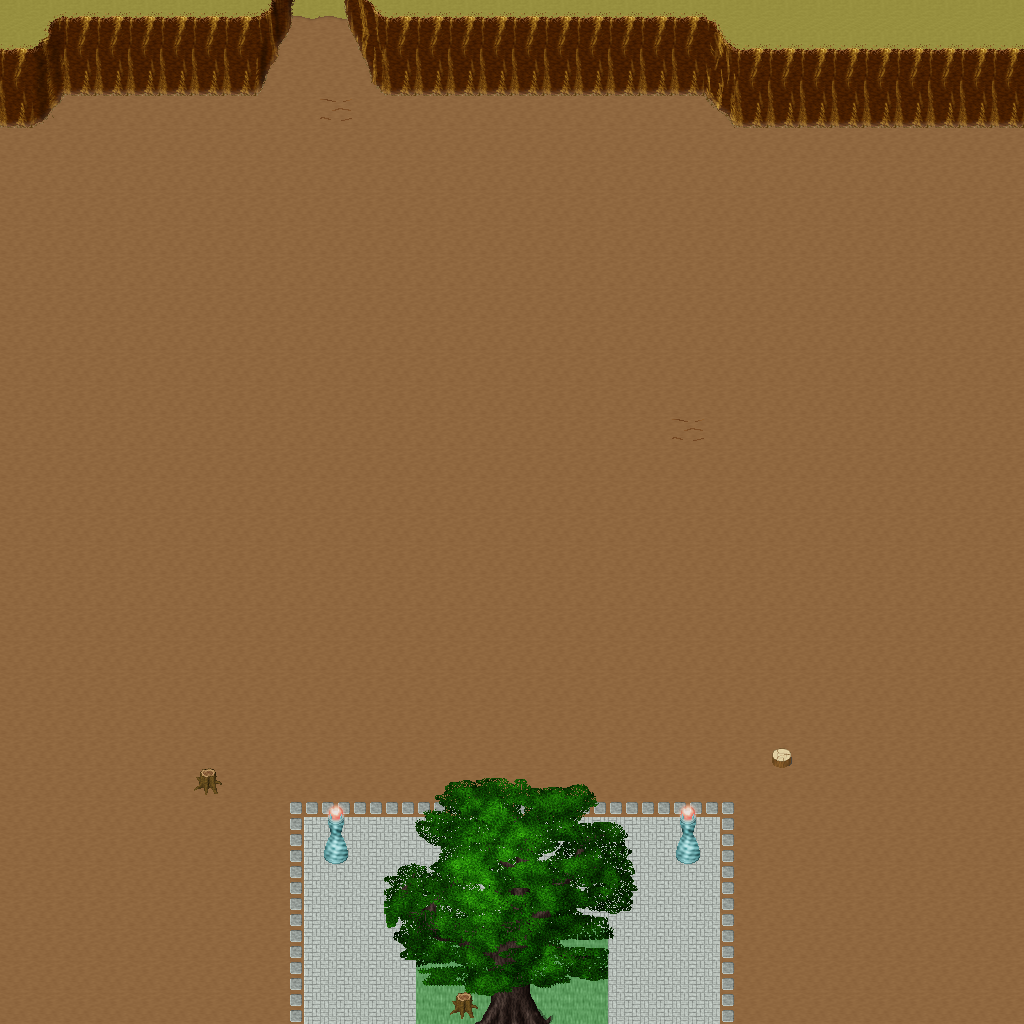

Tiled map render using the project's own tile images. Description and the map definition, with tile-layer contents summarised, below:
An orthogonal 32x32 tile map with 32x32 px tiles, 5 tile layers (Ground, Objects, Objects2, Above, ...), 1 hidden layer not drawn, 37 tilesets.

<map version="1.10" tiledversion="1.11.0" orientation="orthogonal" renderorder="right-down" width="32" height="32" tilewidth="32" tileheight="32" infinite="0" nextlayerid="11" nextobjectid="1">
 <tileset firstgid="1" name="ground_ground" tilewidth="32" tileheight="32" tilecount="33" columns="3">
  <image source="../drawable/ground_ground.png" width="96" height="352" />
 </tileset>
 <tileset firstgid="34" name="ground_ridge_earth_dark" tilewidth="32" tileheight="32" tilecount="96" columns="12">
  <image source="../drawable/ground_ridge_earth_dark.png" width="384" height="256" />
 </tileset>
 <tileset firstgid="130" name="logic_collision" tilewidth="32" tileheight="32" tilecount="1" columns="1">
  <image source="../drawable/logic_collision.png" width="32" height="32" />
 </tileset>
 <tileset firstgid="131" name="logic_portal" tilewidth="32" tileheight="32" tilecount="24" columns="8">
  <image source="../drawable/logic_portal.png" width="256" height="96" />
 </tileset>
 <tileset firstgid="155" name="building_fence_fence_chunky" tilewidth="32" tileheight="32" tilecount="21" columns="3">
  <image source="../drawable/building_fence_fence_chunky.png" width="96" height="224" />
 </tileset>
 <tileset firstgid="176" name="item_statue_girl_with_bird" tilewidth="32" tileheight="32" tilecount="12" columns="4">
  <image source="../drawable/item_statue_girl_with_bird.png" width="128" height="96" />
 </tileset>
 <tileset firstgid="188" name="plant_bush_hosta" tilewidth="32" tileheight="32" tilecount="9" columns="3">
  <image source="../drawable/plant_bush_hosta.png" width="96" height="96" />
 </tileset>
 <tileset firstgid="197" name="logic_item_sheepfood" tilewidth="32" tileheight="32" tilecount="1" columns="1">
  <image source="../drawable/logic_item_sheepfood.png" width="32" height="32" />
 </tileset>
 <tileset firstgid="198" name="ground_rock_rocks_3" tilewidth="32" tileheight="32" tilecount="16" columns="4">
  <image source="../drawable/ground_rock_rocks_3.png" width="128" height="128" />
 </tileset>
 <tileset firstgid="214" name="item_statue_crystal_statues" tilewidth="32" tileheight="32" tilecount="12" columns="6">
  <image source="../drawable/item_statue_crystal_statues.png" width="192" height="64" />
 </tileset>
 <tileset firstgid="226" name="plant_tree_maple_tree" tilewidth="32" tileheight="32" tilecount="72" columns="8">
  <image source="../drawable/plant_tree_maple_tree.png" width="256" height="288" />
 </tileset>
 <tileset firstgid="298" name="plant_stump_small_stump" tilewidth="32" tileheight="32" tilecount="4" columns="2">
  <image source="../drawable/plant_stump_small_stump.png" width="64" height="64" />
 </tileset>
 <tileset firstgid="302" name="item_statue_plants_potted_stone" tilewidth="32" tileheight="32" tilecount="6" columns="3">
  <image source="../drawable/item_statue_plants_potted_stone.png" width="96" height="64" />
 </tileset>
 <tileset firstgid="308" name="logic_creature_sheep" tilewidth="32" tileheight="32" tilecount="1" columns="1">
  <image source="../drawable/logic_creature_sheep.png" width="32" height="32" />
 </tileset>
 <tileset firstgid="309" name="furniture_chair_bench_white" tilewidth="32" tileheight="32" tilecount="8" columns="2">
  <image source="../drawable/furniture_chair_bench_white.png" width="64" height="128" />
 </tileset>
 <tileset firstgid="317" name="furniture_sink_dark_side_on" tilewidth="32" tileheight="32" tilecount="6" columns="3">
  <image source="../drawable/furniture_sink_dark_side_on.png" width="96" height="64" />
 </tileset>
 <tileset firstgid="323" name="object_birds" tilewidth="32" tileheight="32" tilecount="4" columns="2">
  <image source="../drawable/object_birds.png" width="64" height="64" />
 </tileset>
 <tileset firstgid="327" name="logic_creature_animal" tilewidth="32" tileheight="32" tilecount="32" columns="8">
  <image source="../drawable/logic_creature_animal.png" width="256" height="128" />
 </tileset>
 <tileset firstgid="359" name="ground_earth_edges" tilewidth="32" tileheight="32" tilecount="18" columns="6">
  <image source="../drawable/ground_earth_edges.png" width="192" height="96" />
 </tileset>
 <tileset firstgid="377" name="ground_grass_corners" tilewidth="32" tileheight="32" tilecount="24" columns="6">
  <image source="../drawable/ground_grass_corners.png" width="192" height="128" />
 </tileset>
 <tileset firstgid="401" name="building_stairs_stairs_grey" tilewidth="32" tileheight="32" tilecount="6" columns="3">
  <image source="../drawable/building_stairs_stairs_grey.png" width="96" height="64" />
 </tileset>
 <tileset firstgid="407" name="logic_creature_ent" tilewidth="32" tileheight="32" tilecount="4" columns="4">
  <image source="../drawable/logic_creature_ent.png" width="128" height="32" />
 </tileset>
 <tileset firstgid="411" name="plant_tree_pine_tree" tilewidth="32" tileheight="32" tilecount="20" columns="4">
  <image source="../drawable/plant_tree_pine_tree.png" width="128" height="160" />
 </tileset>
 <tileset firstgid="431" name="plant_tree_oak_tree" tilewidth="32" tileheight="32" tilecount="20" columns="4">
  <image source="../drawable/plant_tree_oak_tree.png" width="128" height="160" />
 </tileset>
 <tileset firstgid="451" name="plant_tree_chestnut_tree" tilewidth="32" tileheight="32" tilecount="20" columns="4">
  <image source="../drawable/plant_tree_chestnut_tree.png" width="128" height="160" />
 </tileset>
 <tileset firstgid="471" name="building_thatched_roof_cottage1" tilewidth="32" tileheight="32" tilecount="20" columns="4">
  <image source="../drawable/building_thatched_roof_cottage1.png" width="128" height="160" />
 </tileset>
 <tileset firstgid="491" name="building_thatched_roof_cottage2" tilewidth="32" tileheight="32" tilecount="20" columns="4">
  <image source="../drawable/building_thatched_roof_cottage2.png" width="128" height="160" />
 </tileset>
 <tileset firstgid="511" name="logic_item_vegetable" tilewidth="32" tileheight="32" tilecount="16" columns="8">
  <image source="../drawable/logic_item_vegetable.png" width="256" height="64" />
 </tileset>
 <tileset firstgid="527" name="object_well" tilewidth="32" tileheight="32" tilecount="4" columns="2">
  <image source="../drawable/object_well.png" width="64" height="64" />
 </tileset>
 <tileset firstgid="531" name="plant_flower_flower_bed_1" tilewidth="32" tileheight="32" tilecount="35" columns="7">
  <image source="../drawable/plant_flower_flower_bed_1.png" width="224" height="160" />
 </tileset>
 <tileset firstgid="566" name="plant_flower_small_flower_bed" tilewidth="32" tileheight="32" tilecount="12" columns="3">
  <image source="../drawable/plant_flower_small_flower_bed.png" width="96" height="128" />
 </tileset>
 <tileset firstgid="578" name="plant_flower_small_flower_bed_2" tilewidth="32" tileheight="32" tilecount="12" columns="3">
  <image source="../drawable/plant_flower_small_flower_bed_2.png" width="96" height="128" />
 </tileset>
 <tileset firstgid="590" name="plant_flower_foxgloves" tilewidth="32" tileheight="32" tilecount="4" columns="2">
  <image source="../drawable/plant_flower_foxgloves.png" width="64" height="64" />
 </tileset>
 <tileset firstgid="594" name="plant_flower_hothouse_flowers" tilewidth="32" tileheight="32" tilecount="72" columns="6">
  <image source="../drawable/plant_flower_hothouse_flowers.png" width="192" height="384" />
 </tileset>
 <tileset firstgid="666" name="plant_bush_bush_mult_colored" tilewidth="32" tileheight="32" tilecount="6" columns="3">
  <image source="../drawable/plant_bush_bush_mult_colored.png" width="96" height="64" />
 </tileset>
 <tileset firstgid="672" name="object_ents" tilewidth="32" tileheight="32" tilecount="50" columns="5">
  <image source="../drawable/object_ents.png" width="160" height="320" />
 </tileset>
 <tileset firstgid="722" name="ground_green_paving" tilewidth="32" tileheight="32" tilecount="18" columns="3">
  <image source="../drawable/ground_green_paving.png" width="96" height="192" />
 </tileset>
 <layer id="1" name="Ground" width="32" height="32">
  <data>[1024 cells, 1024 non-empty, 4 distinct tile ids]</data>
 </layer>
 <layer id="2" name="Objects" width="32" height="32">
  <data>[1024 cells, 126 non-empty, 28 distinct tile ids]</data>
 </layer>
 <layer id="3" name="Objects2" width="32" height="32">
  <data>[1024 cells, 7 non-empty, 6 distinct tile ids]</data>
 </layer>
 <layer id="4" name="Above" width="32" height="32">
  <data>[1024 cells, 56 non-empty, 55 distinct tile ids]</data>
 </layer>
 <layer id="5" name="Above2" width="32" height="32">
  <data>[1024 cells, 0 non-empty, 0 distinct tile ids]</data>
 </layer>
 <layer id="6" name="Walkable" width="32" height="32" visible="0">
  <data>[1024 cells, 94 non-empty, 1 distinct tile ids]</data>
 </layer>
 <objectgroup id="7" name="Mapevents" />
 <objectgroup id="8" name="Spawn" />
 <objectgroup id="9" name="Keys" />
 <objectgroup id="10" name="Replace" />
</map>
